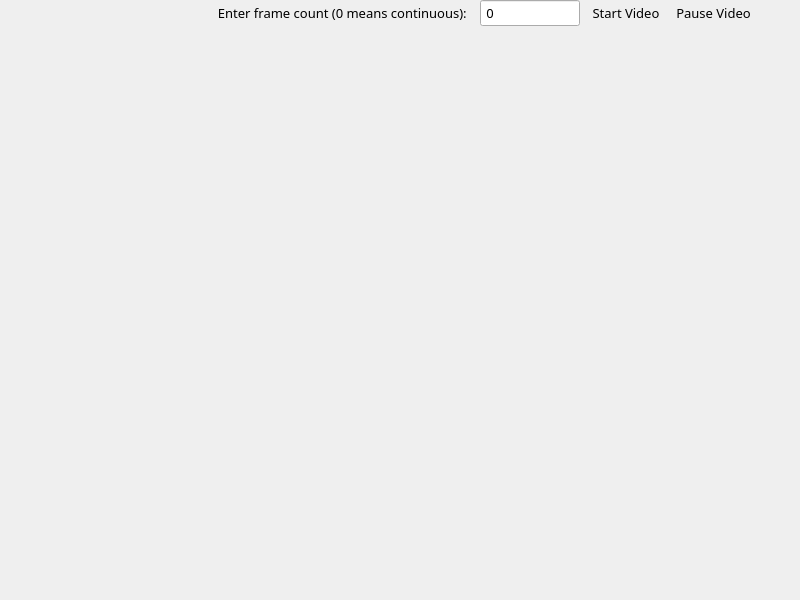
<?xml version="1.0" encoding="UTF-8"?>
<ui version="4.0">
 <class>MainWindow</class>
 <widget class="QWidget" name="MainWindow">
  <property name="geometry">
   <rect>
    <x>0</x>
    <y>0</y>
    <width>800</width>
    <height>600</height>
   </rect>
  </property>
  <property name="sizePolicy">
   <sizepolicy hsizetype="Preferred" vsizetype="Preferred">
    <horstretch>0</horstretch>
    <verstretch>0</verstretch>
   </sizepolicy>
  </property>
  <property name="minimumSize">
   <size>
    <width>380</width>
    <height>350</height>
   </size>
  </property>
  <property name="font">
   <font>
    <family>Sans</family>
    <pointsize>10</pointsize>
   </font>
  </property>
  <property name="windowTitle">
   <string>MainWindow</string>
  </property>
  <layout class="QVBoxLayout" name="verticalLayout" stretch="0,1">
   <property name="leftMargin">
    <number>0</number>
   </property>
   <property name="topMargin">
    <number>0</number>
   </property>
   <property name="rightMargin">
    <number>0</number>
   </property>
   <property name="bottomMargin">
    <number>0</number>
   </property>
   <item>
    <layout class="QHBoxLayout" name="horizontalLayout" stretch="0,0,0,0,0">
     <property name="sizeConstraint">
      <enum>QLayout::SetDefaultConstraint</enum>
     </property>
     <item>
      <widget class="QLabel" name="TopBarLabel">
       <property name="sizePolicy">
        <sizepolicy hsizetype="Minimum" vsizetype="Preferred">
         <horstretch>1</horstretch>
         <verstretch>0</verstretch>
        </sizepolicy>
       </property>
       <property name="font">
        <font>
         <family>Sans</family>
         <pointsize>10</pointsize>
         <bold>false</bold>
        </font>
       </property>
       <property name="text">
        <string>&lt;html&gt;&lt;head/&gt;&lt;body&gt;&lt;p&gt;Enter frame count (0 means continuous): &lt;/p&gt;&lt;/body&gt;&lt;/html&gt;</string>
       </property>
       <property name="alignment">
        <set>Qt::AlignRight|Qt::AlignTrailing|Qt::AlignVCenter</set>
       </property>
       <property name="indent">
        <number>4</number>
       </property>
      </widget>
     </item>
     <item>
      <widget class="QLineEdit" name="FrameCountLineEdit">
       <property name="sizePolicy">
        <sizepolicy hsizetype="Fixed" vsizetype="Minimum">
         <horstretch>0</horstretch>
         <verstretch>0</verstretch>
        </sizepolicy>
       </property>
       <property name="minimumSize">
        <size>
         <width>70</width>
         <height>0</height>
        </size>
       </property>
       <property name="maximumSize">
        <size>
         <width>100</width>
         <height>16777215</height>
        </size>
       </property>
       <property name="font">
        <font>
         <family>Sans</family>
         <pointsize>10</pointsize>
        </font>
       </property>
       <property name="toolTip">
        <string>&lt;html&gt;&lt;head/&gt;&lt;body&gt;&lt;p&gt;&lt;span style=&quot; font-size:small;&quot;&gt;Enter the frame count before clicking Start Video. &lt;br/&gt;A value of 0 means continuous streaming. &lt;/span&gt;&lt;/p&gt;&lt;/body&gt;&lt;/html&gt;</string>
       </property>
       <property name="text">
        <string> 0</string>
       </property>
       <property name="frame">
        <bool>true</bool>
       </property>
       <property name="readOnly">
        <bool>false</bool>
       </property>
       <property name="clearButtonEnabled">
        <bool>false</bool>
       </property>
      </widget>
     </item>
     <item>
      <widget class="QPushButton" name="StartButton">
       <property name="enabled">
        <bool>true</bool>
       </property>
       <property name="minimumSize">
        <size>
         <width>60</width>
         <height>0</height>
        </size>
       </property>
       <property name="font">
        <font>
         <family>Sans</family>
         <pointsize>10</pointsize>
         <bold>false</bold>
        </font>
       </property>
       <property name="toolTip">
        <string>&lt;html&gt;&lt;head/&gt;&lt;body&gt;&lt;p&gt;Start video stream&lt;/p&gt;&lt;/body&gt;&lt;/html&gt;</string>
       </property>
       <property name="text">
        <string>Start Video</string>
       </property>
       <property name="icon">
        <iconset resource="resources.qrc">
         <normaloff>:/icons/play-512.gif</normaloff>:/icons/play-512.gif</iconset>
       </property>
       <property name="iconSize">
        <size>
         <width>20</width>
         <height>20</height>
        </size>
       </property>
       <property name="flat">
        <bool>true</bool>
       </property>
      </widget>
     </item>
     <item>
      <widget class="QPushButton" name="PauseButton">
       <property name="minimumSize">
        <size>
         <width>60</width>
         <height>0</height>
        </size>
       </property>
       <property name="font">
        <font>
         <family>Sans</family>
         <pointsize>10</pointsize>
         <bold>false</bold>
        </font>
       </property>
       <property name="toolTip">
        <string>Pause Video Stream</string>
       </property>
       <property name="text">
        <string>Pause Video</string>
       </property>
       <property name="icon">
        <iconset resource="resources.qrc">
         <normaloff>:/icons/8665214_circle_pause_icon.svg</normaloff>:/icons/8665214_circle_pause_icon.svg</iconset>
       </property>
       <property name="iconSize">
        <size>
         <width>20</width>
         <height>20</height>
        </size>
       </property>
       <property name="flat">
        <bool>true</bool>
       </property>
      </widget>
     </item>
     <item>
      <widget class="QPushButton" name="StopButton">
       <property name="minimumSize">
        <size>
         <width>0</width>
         <height>0</height>
        </size>
       </property>
       <property name="font">
        <font>
         <family>Sans</family>
         <pointsize>10</pointsize>
         <bold>false</bold>
        </font>
       </property>
       <property name="toolTip">
        <string>Stop video stream and Exit</string>
       </property>
       <property name="icon">
        <iconset resource="resources.qrc">
         <normaloff>:/icons/icons8-close.svg</normaloff>:/icons/icons8-close.svg</iconset>
       </property>
       <property name="iconSize">
        <size>
         <width>20</width>
         <height>20</height>
        </size>
       </property>
       <property name="flat">
        <bool>true</bool>
       </property>
      </widget>
     </item>
    </layout>
   </item>
   <item>
    <layout class="QVBoxLayout" name="videoLayout" stretch="0">
     <item>
      <widget class="VideoWidget" name="genericQWidget" native="true">
       <property name="sizePolicy">
        <sizepolicy hsizetype="Preferred" vsizetype="Preferred">
         <horstretch>0</horstretch>
         <verstretch>1</verstretch>
        </sizepolicy>
       </property>
      </widget>
     </item>
    </layout>
   </item>
  </layout>
 </widget>
 <customwidgets>
  <customwidget>
   <class>VideoWidget</class>
   <extends>QWidget</extends>
   <header>videowidget.hpp</header>
   <container>1</container>
  </customwidget>
 </customwidgets>
 <resources>
  <include location="resources.qrc"/>
 </resources>
 <connections/>
</ui>
